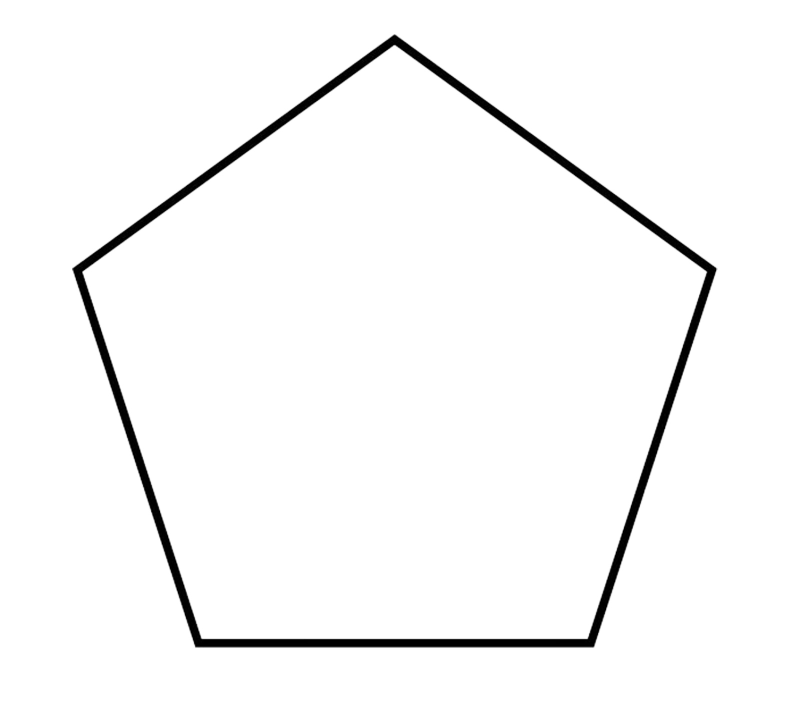
#> input picture shapes.jpg, 1600 x 1416 px (shown at 1/2 size)
$ jupyter execute Untitled.ipynb   (older library calls are emulated)
#> lines starting #> are read from the running program, lines starting #| are printed output that depends on the picture; after the words box and inside, x2 and y2 are one past the last pixel; in counts of white or black regions, pixels touching at a corner belong together
[cell 1]
import cv2
import numpy as np

img = cv2.imread("shapes.jpg", cv2.IMREAD_GRAYSCALE);
#> img is the input picture: shape (1416, 1600); min 0, max 255, mean 247.7
_, threshold = cv2.threshold(img,240,260, cv2.THRESH_BINARY)
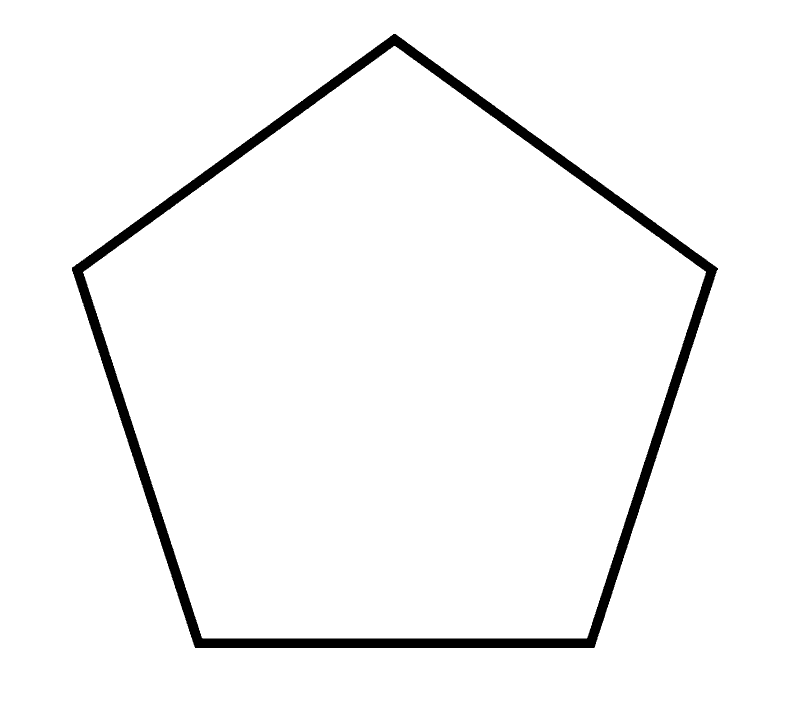
#> threshold: shape (1416, 1600) (shown at 1/2 size); 96.6% white; 1 black region

_, contours, _ = cv2.findContours(threshold, cv2.RETR_TREE, cv2.CHAIN_APPROX_SIMPLE)
#> contours = 3 contours; box (x1, y1, x2, y2) and area: (0, 0, 1600, 1416) 2262585, (143, 67, 1437, 1297) 1099316, (166, 92, 1412, 1277) 1019530

for cnt in contours:
    approx = cv2.approxPolyDP(cnt, 0.0025*cv2.arcLength(cnt, True), True)
    cv2.drawContours(img, [approx], 0, (600), 5)
    if len(approx) == 3:
        print("Triangle")
    elif len(approx) == 4:
        print("Rectangle")
    elif len(approx) == 5:
        print("Pentagon")
    elif 6 < len(approx) < 15:
        print("Ellipse")
    else:
        print("Circle")
#> this loop made 3 passes
#> approx on pass 1: [[0, 0], [0, 1415], [1599, 1415], [1599, 0]]
#| Rectangle
#| Pentagon
#| Pentagon
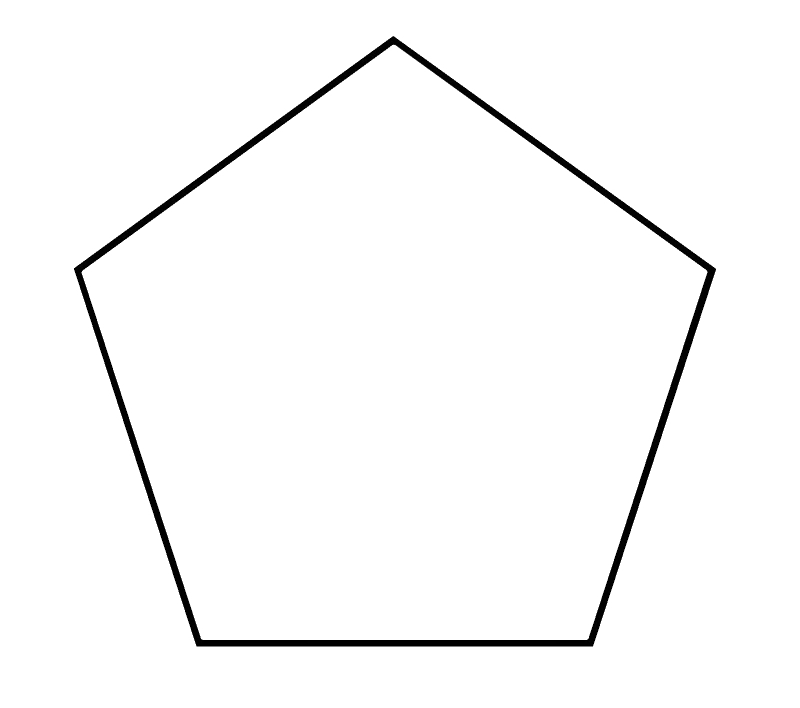
#> img: shape (1416, 1600) (shown at 1/2 size); 1.69% of pixels changed, all inside (x1, y1, x2, y2) = (144, 65, 1439, 1298)

cv2.imshow("Shapes", img);
cv2.imshow("Threshold", threshold)
cv2.waitKey(0);
cv2.destroyAllWindows();
